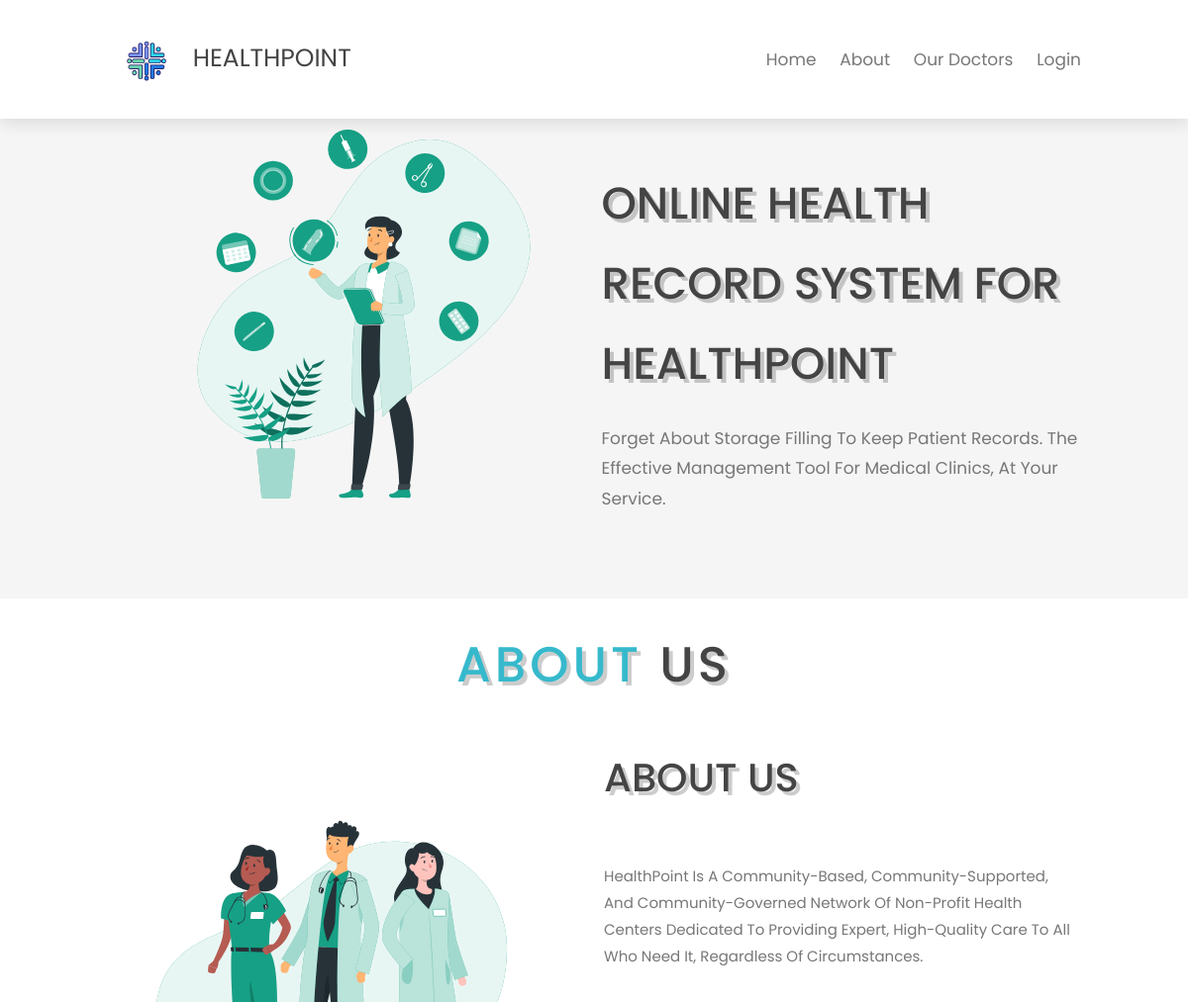
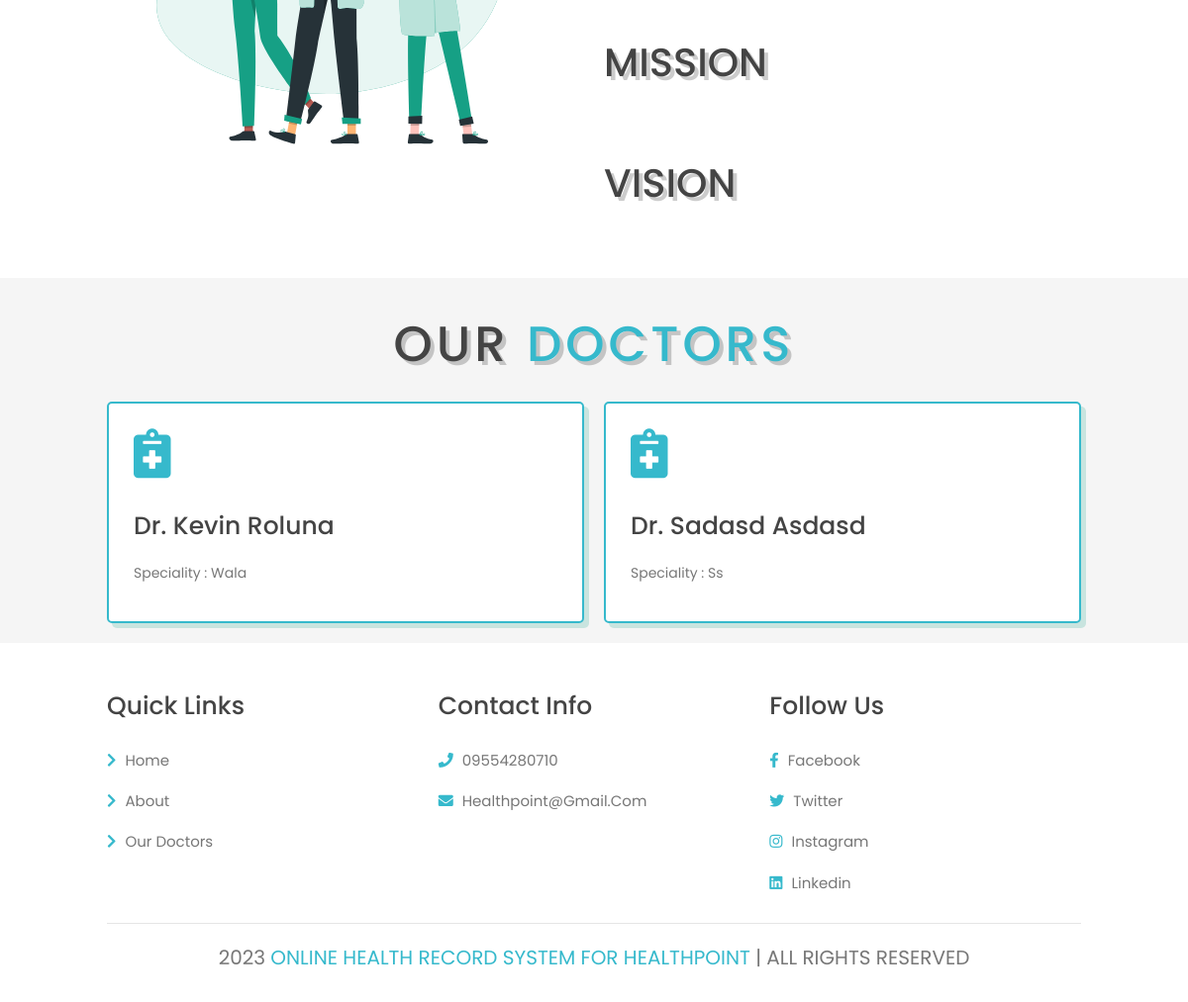
The page / on the database its author committed (2 pictures, top to bottom).
### tables this page shows
CREATE TABLE `is_settings` (
  `id` int(12) NOT NULL,
  `title` text NOT NULL,
  `email` text NOT NULL,
  `contact` text NOT NULL,
  `address` text NOT NULL,
  `facebook` text NOT NULL,
  `mission` text NOT NULL,
  `logo` text NOT NULL,
  `about` text NOT NULL,
  `vision` text NOT NULL
);

CREATE TABLE `is_doctors` (
  `doctor_id` int(12) NOT NULL,
  `firstname` varchar(32) NOT NULL,
  `lastname` varchar(32) NOT NULL,
  `address` text NOT NULL,
  `contact` varchar(36) NOT NULL,
  `email` varchar(100) NOT NULL,
  `username` varchar(50) NOT NULL,
  `password` varchar(50) NOT NULL,
  `speciality` text NOT NULL,
  `is_active` int(1) NOT NULL,
  `date_added` timestamp NOT NULL DEFAULT current_timestamp()
);

### index.php (the view, shortened to what this page needs)
<?php include("include/header.php");?>
<section class="home" id="home">
    <div class="image">
        <img src="assets/image/home-img.svg" alt="">
    </div>
    <div class="content">
        <h3>ONLINE HEALTH RECORD SYSTEM  FOR <?php echo strtoupper($sval[1]);?></h3>
        <p>Forget about storage filling to keep patient records. the effective management tool for medical clinics, at your service.</p>
    </div>
</section>
<section class="about" id="about">
 <h1 class="heading"> <span>about</span> us </h1>
    <div class="row">
        <div class="image">
            <img src="assets/image/about-img.svg" alt="">
        </div>
        <div class="content">
            <h3>ABOUT US</h3>
            <p><?php echo htmlspecialchars_decode($sval[8]);?> </p>
			<h3>MISSION</h3>
            <p><?php echo htmlspecialchars_decode($sval[6]);?> </p>
			<h3>VISION</h3>
            <p><?php echo htmlspecialchars_decode($sval[9]);?> </p>
        </div>
    </div>
</section>
<section class="services" id="services">
     <h1 class="heading"> our <span>doctors</span> </h1>
    <div class="box-container">
		<?php
		$is_doctors = $mysqli->query("SELECT * from is_doctors");
		while($val = $is_doctors->fetch_object()){
		?>
        <div class="box">
            <i class="fas fa-notes-medical"></i>
            <h3>Dr. <?php echo $val->firstname . ' ' . $val->lastname;?></h3>
            <p>Speciality : <?php echo  $val->speciality;?></p>
        </div>
		<?php } ?>
</div>
</section>
<?php include("include/footer.php");?>

### include/footer.php (shortened to what this page needs)
<section class="footer">
    <div class="box-container">
        <div class="box">
            <h3>quick links</h3>
            <a href="#"> <i class="fas fa-chevron-right"></i> home </a>
            <a href="#"> <i class="fas fa-chevron-right"></i> about </a>
            <a href="#services"> <i class="fas fa-chevron-right"></i> our doctors </a>
        </div>
        <div class="box">
            <h3>contact info</h3>
            <a href="#"> <i class="fas fa-phone"></i> <?php echo  $sval[3];?></a>
            <a href="https://mail.google.com" target="_blank"> <i class="fas fa-envelope"></i> <?php echo  $sval[2];?></a>
        </div>
        <div class="box">
            <h3>follow us</h3>
            <a href="#"> <i class="fab fa-facebook-f"></i> facebook </a>
            <a href="#"> <i class="fab fa-twitter"></i> twitter </a>
            <a href="#"> <i class="fab fa-instagram"></i> instagram </a>
            <a href="#"> <i class="fab fa-linkedin"></i> linkedin </a>
        </div>
    </div>
    <div class="credit"> 2023 <span>ONLINE HEALTH RECORD SYSTEM  FOR HEALTHPOINT</span> | ALL RIGHTS RESERVED </div>
</section>
</body>
</html>

### assets/css/style.css (style rules this page uses)
:root { --green:#36b9cc; --black:#444; --light-color:#777; --box-shadow:.5rem .5rem 0 rgba(22, 160, 133, .2); --text-shadow:.4rem .4rem 0 rgba(0, 0, 0, .2); --border:.2rem solid var(--green); }
* { font-family: 'Poppins', sans-serif; margin:0; padding: 0; box-sizing: border-box; outline: none; border: none; text-transform: capitalize; transition: all .2s ease-out; text-decoration: none; }
html { font-size: 62.5%; overflow-x: hidden; scroll-padding-top: 7rem; scroll-behavior: smooth; }
section { padding:2rem 9%; }
section:nth-child(even) { background: #f5f5f5; }
.heading { text-align: center; padding-bottom: 2rem; text-shadow: var(--text-shadow); text-transform: uppercase; color:var(--black); font-size: 5rem; letter-spacing: .4rem; }
.heading span { text-transform: uppercase; color:var(--green); }
.home { display: flex; align-items: center; flex-wrap: wrap; gap:1.5rem; padding-top: 10rem; }
.home .image { flex:1 1 45rem; }
.home .image img { width: 100%; }
.home .content { flex:1 1 45rem; }
.home .content h3 { font-size: 4.5rem; color:var(--black); line-height: 1.8; text-shadow: var(--text-shadow); }
.home .content p { font-size: 1.7rem; color:var(--light-color); line-height: 1.8; padding: 1rem 0; }
.services .box-container { display: grid; grid-template-columns: repeat(auto-fit, minmax(27rem, 1fr)); gap:2rem; }
.services .box-container .box { background:#fff; border-radius: .5rem; box-shadow: var(--box-shadow); border:var(--border); padding: 2.5rem; }
.services .box-container .box i { color: var(--green); font-size: 5rem; padding-bottom: .5rem; }
.services .box-container .box h3 { color: var(--black); font-size: 2.5rem; padding:1rem 0; }
.services .box-container .box p { color: var(--light-color); font-size: 1.4rem; line-height: 2; }
.about .row { display: flex; align-items: center; flex-wrap: wrap; gap:2rem; }
.about .row .image { flex:1 1 45rem; }
.about .row .image img { width: 100%; }
.about .row .content { flex:1 1 45rem; }
.about .row .content h3 { color: var(--black); text-shadow: var(--text-shadow); font-size: 4rem; line-height: 1.8; }
.about .row .content p { color: var(--light-color); padding:1rem 0; font-size: 1.5rem; line-height: 1.8; }
.footer .box-container { display: grid; grid-template-columns: repeat(auto-fit, minmax(22rem, 1fr)); gap:2rem; }
.footer .box-container .box h3 { font-size: 2.5rem; color:var(--black); padding: 1rem 0; }
.footer .box-container .box a { display: block; font-size: 1.5rem; color:var(--light-color); padding: 1rem 0; }
.footer .box-container .box a i { padding-right: .5rem; color:var(--green); }
.footer .credit { padding: 1rem; padding-top: 2rem; margin-top: 2rem; text-align: center; font-size: 2rem; color:var(--light-color); border-top: .1rem solid rgba(0, 0, 0, .1); }
.footer .credit span { color:var(--green); }

### rows shown on the page
is_settings: title "HEALTHPOINT", about "HealthPoint Is A Community-Based, Community-Supported, And Community-Governed Network Of Non-Profit Health Centers Dedicated To Providing Expert, High-Quality Care To All Who Need It, Regardless Of Circumstances.", contact "09554280710", email "Healthpoint@gmail.com"
is_doctors: firstname "Kevin", lastname "Roluna", speciality "Wala"
is_doctors: firstname "Sadasd", lastname "Asdasd", speciality "Ss"
